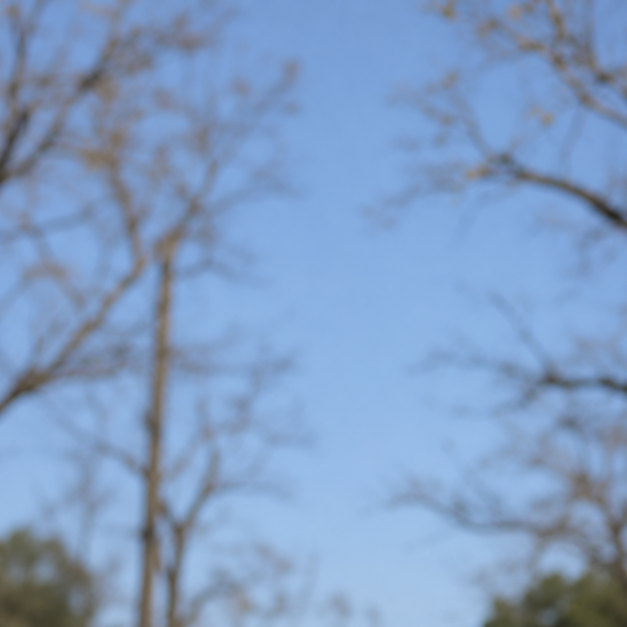
#> input picture output/retrato/fondo_cielo_arboles.png, 1254 x 1254 px (shown at 1/2 size)
$ python probar_tonos.py
#> lines starting #> are read from the running program, lines starting #| are printed output that depends on the picture
### output/retrato/componer.py
from pathlib import Path
from PIL import Image, ImageEnhance, ImageFilter

ROOT = Path(__file__).resolve().parents[2]
OUT = Path(__file__).resolve().parent


def compose(background_color=None, output_name='retrato_final_izquierda', crop_right=1024):
#> called with background_color = '#AAB9BE', output_name = 'retrato_fondo_azul_gris', crop_right = 880
    background = Image.open(OUT / 'fondo_cielo_arboles.png').convert('RGB')
#> background is the input picture: PIL image 1254x1254 RGB; mean R, G, B 128.7, 156.8, 194.7
    background = background.resize((1024, 1024), Image.Resampling.LANCZOS)
#> background: PIL image 1024x1024 RGB
    if background_color is not None:
        background = Image.new('RGB', (1024, 1024), background_color)
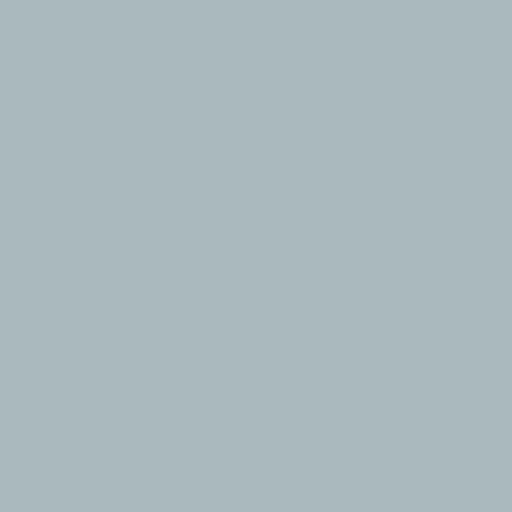
#> background: PIL image 1024x1024 RGB (shown at 1/2 size); mean R, G, B 170, 185, 190
    source = Image.open(ROOT / 'yo_sin_fondo.png').convert('RGBA')
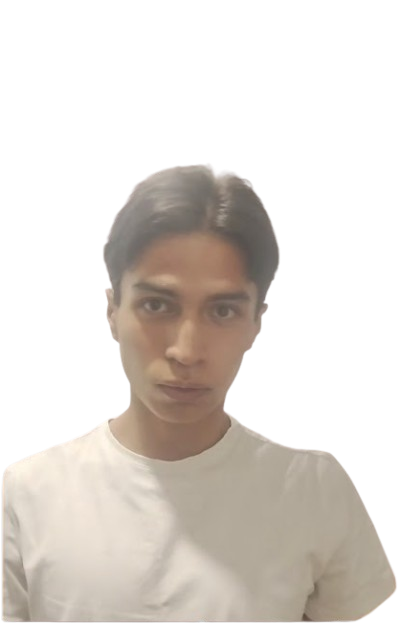
#> input picture yo_sin_fondo.png, 400 x 624 px
#> source is the input picture: PIL image 400x624 RGBA; mean R, G, B, A 75.2, 69.2, 63.3, 104.8
    source = source.crop(source.getbbox())
#> source: PIL image 397x462 RGBA
    alpha = source.getchannel('A')
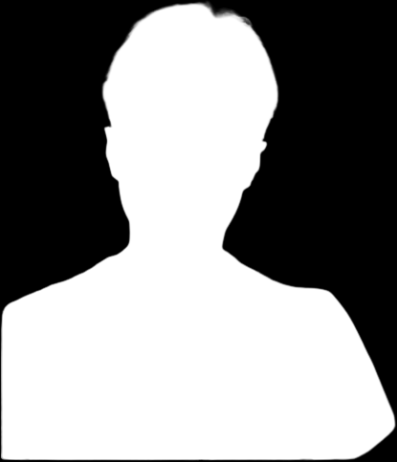
#> alpha: PIL image 397x462 L; min 0, max 255, mean 142.6
    rgb = source.convert('RGB')
    # Tonal corrections only: no synthesis, retouching, or facial reshaping.
    curve = [round(255 * (max(0, min(1, (v - 48) / 204)) ** 0.97)) for v in range(256)]
    rgb = rgb.point(curve * 3)
    red, green, blue = rgb.split()
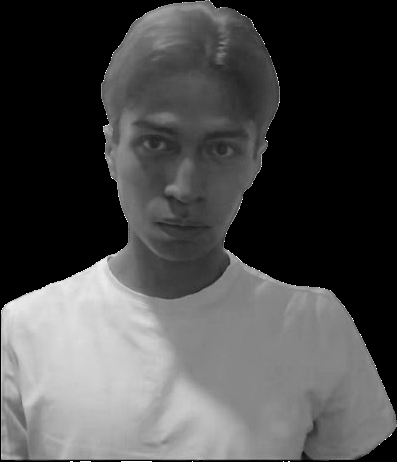
#> blue: PIL image 397x462 L; min 0, max 255, mean 74.6
    red = red.point(lambda v: round(v * 0.985))
    blue = blue.point(lambda v: min(255, round(v * 1.045 + 2)))
    rgb = Image.merge('RGB', (red, green, blue))
    rgb = ImageEnhance.Color(rgb).enhance(0.95)
    rgb.putalpha(alpha)
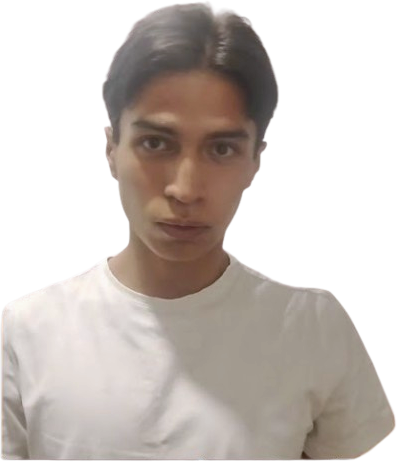
#> rgb: PIL image 397x462 RGBA; mean R, G, B, A 92.6, 84.5, 79.7, 142.6; transparent parts drawn white
    # Match reference framing and keep the cutout's lower edge outside the frame.
    width = 940
    height = round(rgb.height * width / rgb.width)
#> height = 1094
    layer = rgb.resize((width, height), Image.Resampling.LANCZOS)
    mask = layer.getchannel('A')
    # A subpixel edge contraction reduces the original warm fringe.
    inner = mask.filter(ImageFilter.MinFilter(3))
    mask = Image.blend(mask, inner, 0.65).filter(ImageFilter.GaussianBlur(0.35))
    layer.putalpha(mask)
    final = background.convert('RGBA')
    final.alpha_composite(layer, (-35, 62))
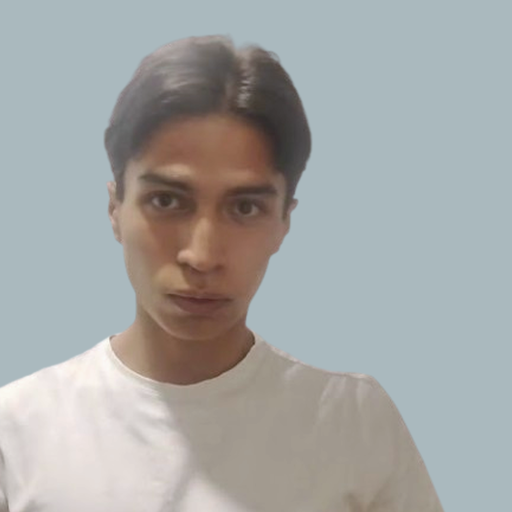
#> final: PIL image 1024x1024 RGBA (shown at 1/2 size); mean R, G, B, A 164.7, 166.6, 165.3, 255
    final = final.crop((0, 0, crop_right, 1024)).convert('RGB')
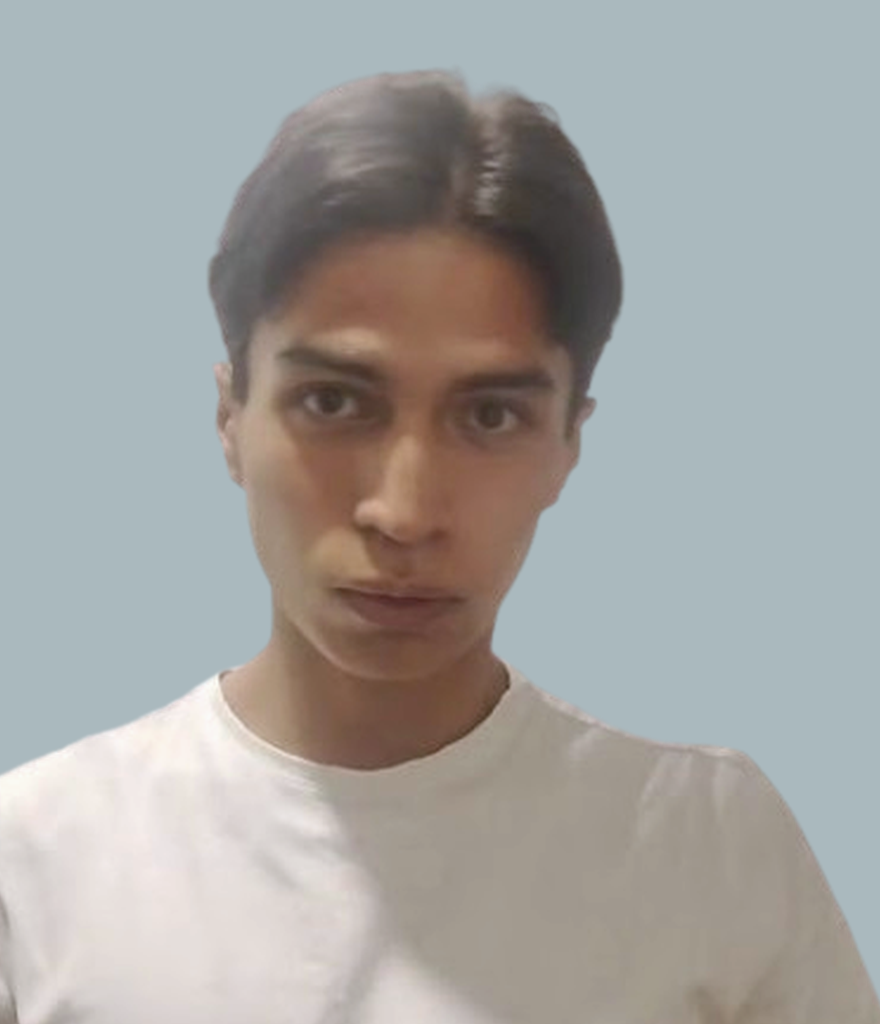
#> final: PIL image 880x1024 RGB; mean R, G, B 163.9, 163.6, 161.3
    final.save(OUT / f'{output_name}.png')
    final.save(OUT / f'{output_name}.jpg', quality=96, subsampling=0)


# [2 lines that do not run on import are left out]

### output/retrato/probar_tonos.py
from pathlib import Path
import subprocess
import sys
from PIL import Image, ImageDraw, ImageFont
from componer import compose

OUT = Path(__file__).resolve().parent
TONES = [
    ('azul_gris', '#AAB9BE', 'Azul grisáceo'),
    ('gris_calido', '#C4BEB3', 'Gris cálido'),
    ('salvia', '#B4BAAA', 'Salvia tenue'),
]
preview = Image.new('RGB', (1496, 682), '#E7E7E4')
d = ImageDraw.Draw(preview)
font = ImageFont.truetype('/usr/share/fonts/truetype/dejavu/DejaVuSans.ttf', 22)
small = ImageFont.truetype('/usr/share/fonts/truetype/dejavu/DejaVuSans.ttf', 17)
for index, (slug, color, title) in enumerate(TONES):
    compose(background_color=color, output_name=f'retrato_fondo_{slug}', crop_right=880)
    subprocess.run([sys.executable, str(OUT / 'crear_flyer.py'),
                    '--photo', f'retrato_fondo_{slug}.png',
                    '--output', f'flyer_fondo_{slug}'], check=True)
#> (this line was passed over: subprocess is not available in this run)
    x = 16 + index * 496
    d.text((x + 8, 11), title, font=font, fill='#172C40')
    d.text((x + 8, 39), color, font=small, fill='#52616B')
#> (the run stopped early here; a loop or call above may not have finished)
